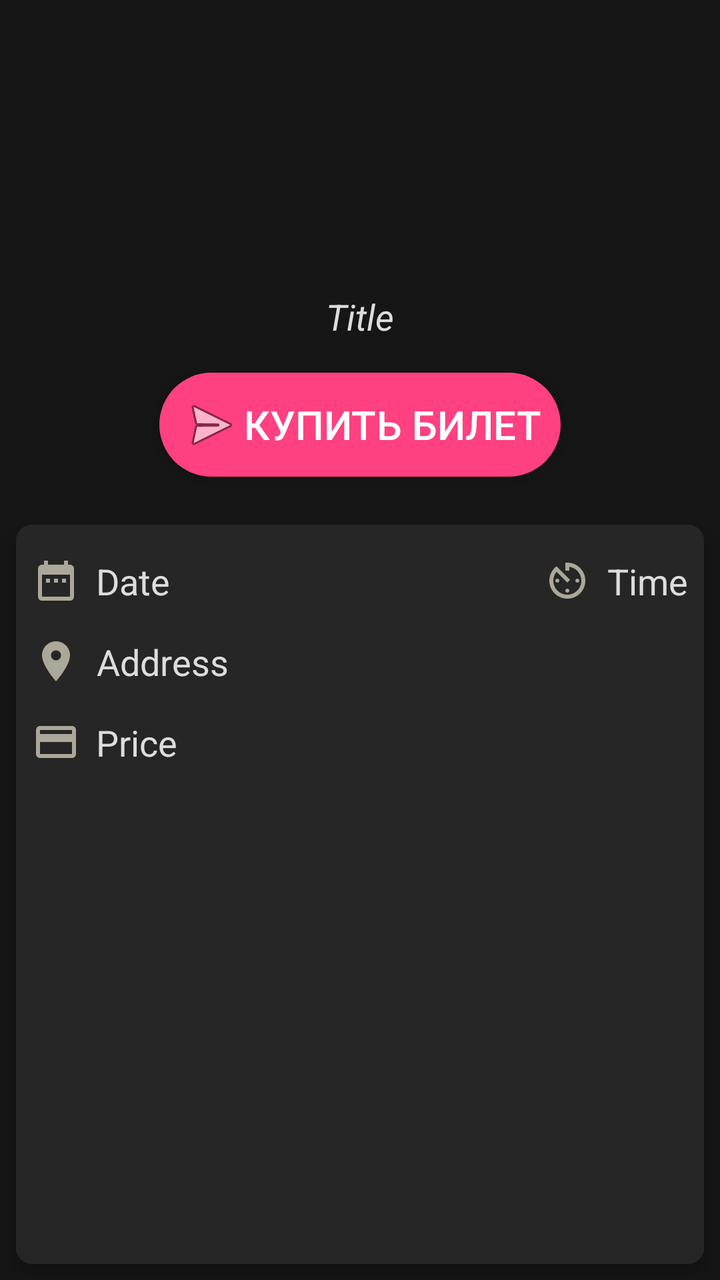
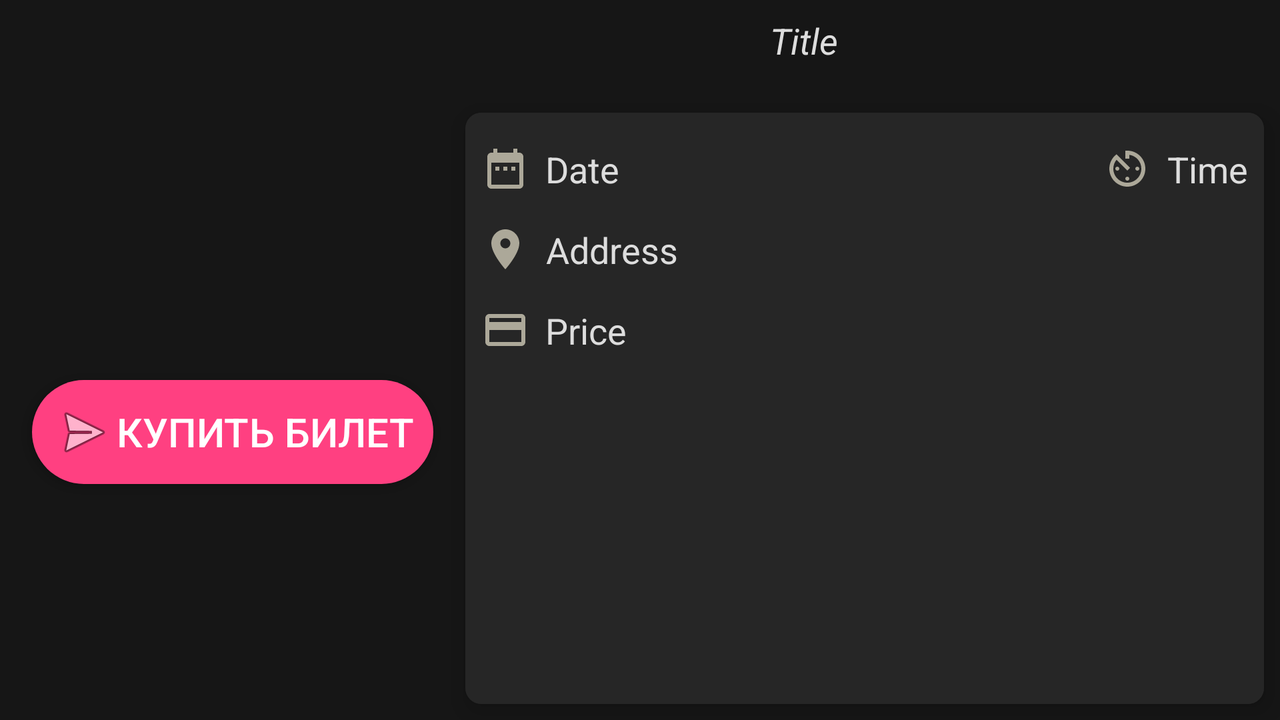

Compare how this app lays out the same screen by default and in its alternative resource folder. The renders come first, then the two layout files and the values they reference.
<!-- AndroidManifest.xml: activity theme AppTheme.NoActionBar -->
<!-- res/layout/fragment_event.xml -->
<?xml version="1.0" encoding="utf-8"?>
<android.support.design.widget.CoordinatorLayout xmlns:android="http://schemas.android.com/apk/res/android"
    xmlns:app="http://schemas.android.com/apk/res-auto"
    xmlns:tools="http://schemas.android.com/tools"
    android:id="@+id/main_content"
    android:layout_width="match_parent"
    android:layout_height="match_parent"
    android:background="@color/white2"
    tools:context="com.lance.kieventmobile.ui.activities.EventActivity">

    <ImageView
        android:id="@+id/eventBackgroundImage"
        android:layout_width="match_parent"
        android:layout_height="match_parent"
        android:contentDescription="@string/screen_background"
        android:fitsSystemWindows="true"
        android:scaleType="centerCrop" />

    <View
        android:layout_width="match_parent"
        android:layout_height="match_parent"
        android:alpha="0.9"
        android:background="@android:color/black"
        android:fitsSystemWindows="true" />

    <android.support.constraint.ConstraintLayout
        android:layout_width="match_parent"
        android:layout_height="match_parent">

        <TextView
            android:id="@+id/eventTitle"
            android:layout_width="0dp"
            android:layout_height="wrap_content"
            android:layout_marginStart="8dp"
            android:layout_marginEnd="8dp"
            android:layout_marginTop="24dp"
            android:singleLine="true"
            android:ellipsize="marquee"
            android:marqueeRepeatLimit="marquee_forever"
            android:focusable="true"
            android:focusableInTouchMode="true"
            android:scrollHorizontally="true"
            tools:text="Title"
            android:textAlignment="center"
            android:textColor="@color/white2"
            android:textSize="18sp"
            android:textStyle="italic"
            app:layout_constraintHorizontal_bias="0.0"
            app:layout_constraintStart_toStartOf="parent"
            app:layout_constraintEnd_toEndOf="parent"
            app:layout_constraintTop_toBottomOf="@+id/eventImage" />
        <Button
            android:id="@+id/btnBuy"
            android:layout_width="wrap_content"
            android:layout_height="wrap_content"
            android:layout_marginTop="16dp"
            style="@style/ButtonBuy"
            android:background="@drawable/btn_buy"
            android:drawableStart="@android:drawable/ic_menu_send"
            android:text="@string/button_buy"
            app:layout_constraintHorizontal_bias="0.501"
            app:layout_constraintStart_toStartOf="parent"
            app:layout_constraintEnd_toEndOf="parent"
            app:layout_constraintTop_toBottomOf="@+id/eventTitle"/>
        <ImageView
            android:id="@+id/eventImage"
            android:layout_width="@dimen/event_details_image_width"
            android:layout_height="@dimen/event_details_image_height"
            android:layout_marginTop="32dp"
            android:scaleType="fitXY"
            app:layout_constraintStart_toStartOf="parent"
            app:layout_constraintEnd_toEndOf="parent"
            app:layout_constraintTop_toTopOf="parent"
            android:src="@drawable/ic_close"
            android:contentDescription="@string/event_image_content_descr" />

        <android.support.v7.widget.CardView xmlns:card_view="http://schemas.android.com/apk/res-auto"
            android:id="@+id/eventDetails"
            android:layout_width="0dp"
            android:layout_height="0dp"
            android:layout_marginBottom="8dp"
            android:layout_marginStart="8dp"
            android:layout_marginEnd="8dp"
            android:layout_marginTop="24dp"
            app:cardCornerRadius="8dp"
            app:cardElevation="8dp"
            app:layout_constraintBottom_toBottomOf="parent"
            app:layout_constraintHorizontal_bias="0.0"
            app:layout_constraintStart_toStartOf="parent"
            app:layout_constraintEnd_toEndOf="parent"
            app:layout_constraintTop_toBottomOf="@+id/btnBuy"
            app:layout_constraintVertical_bias="0.0"
            card_view:cardBackgroundColor="@color/colorPrimaryDark">

            <android.support.v4.widget.NestedScrollView
                android:layout_width="match_parent"
                android:layout_height="match_parent"
                android:fillViewport="true"
                android:scrollbars="vertical">

                <android.support.constraint.ConstraintLayout
                    android:layout_width="match_parent"
                    android:layout_height="wrap_content"
                    android:background="@color/colorPrimaryDark">
                    <android.support.constraint.ConstraintLayout
                        android:id="@+id/eventDateTimeContainer"
                        android:layout_width="match_parent"
                        android:layout_height="wrap_content"
                        android:layout_marginTop="16dp"
                        android:layout_marginStart="8dp"
                        android:layout_marginEnd="8dp"
                        app:layout_constraintStart_toStartOf="parent"
                        app:layout_constraintTop_toTopOf="parent">
                        <TextView
                            android:id="@+id/eventDate"
                            android:layout_width="wrap_content"
                            android:layout_height="wrap_content"
                            android:drawableStart="@drawable/ic_date"
                            android:drawablePadding="8dp"
                            android:gravity="center"
                            android:textColor="@color/white2"
                            android:textSize="18sp"
                            tools:text="Date"
                            app:layout_constraintTop_toTopOf="parent"
                            app:layout_constraintBottom_toBottomOf="parent"
                            app:layout_constraintStart_toStartOf="parent"/>
                        <TextView
                            android:id="@+id/eventTime"
                            android:layout_width="wrap_content"
                            android:layout_height="wrap_content"
                            android:drawablePadding="8dp"
                            android:drawableStart="@drawable/ic_time"
                            android:gravity="center"
                            android:textColor="@color/white2"
                            android:textSize="18sp"
                            tools:text="Time"
                            app:layout_constraintTop_toTopOf="parent"
                            app:layout_constraintBottom_toBottomOf="parent"
                            app:layout_constraintEnd_toEndOf="parent"/>
                    </android.support.constraint.ConstraintLayout>
                        <TextView
                            android:id="@+id/eventAddress"
                            android:layout_width="wrap_content"
                            android:layout_height="wrap_content"
                            android:gravity="center"
                            android:textColor="@color/white2"
                            android:textSize="18sp"
                            tools:text="Address"
                            android:drawablePadding="8dp"
                            android:drawableStart="@drawable/ic_address"
                            android:layout_marginStart="8dp"
                            android:layout_marginTop="16dp"
                            app:layout_constraintStart_toStartOf="parent"
                            app:layout_constraintTop_toBottomOf="@+id/eventDateTimeContainer" />
                        <TextView
                            android:id="@+id/eventPrice"
                            android:layout_width="wrap_content"
                            android:layout_height="wrap_content"
                            android:gravity="center"
                            android:textColor="@color/white2"
                            android:textSize="18sp"
                            tools:text="Price"
                            android:drawablePadding="8dp"
                            android:drawableStart="@drawable/ic_price"
                            android:layout_marginStart="8dp"
                            android:layout_marginTop="16dp"
                            app:layout_constraintStart_toStartOf="parent"
                            app:layout_constraintTop_toBottomOf="@+id/eventAddress" />
                </android.support.constraint.ConstraintLayout>
            </android.support.v4.widget.NestedScrollView>
        </android.support.v7.widget.CardView>

    </android.support.constraint.ConstraintLayout>
</android.support.design.widget.CoordinatorLayout>
<!-- resources referenced by this layout -->
<resources>
  <color name="colorPrimaryDark">#262626</color>
  <color name="white2">#dddddd</color>
  <dimen name="event_details_image_height">90dp</dimen>
  <dimen name="event_details_image_width">64dp</dimen>
  <!-- drawable ic_address (drawable) -->
  <vector xmlns:android="http://schemas.android.com/apk/res/android"
          android:width="24dp"
          android:height="24dp"
          android:viewportWidth="24.0"
          android:viewportHeight="24.0">
      <path
          android:pathData="M12,2C8.13,2 5,5.13 5,9c0,5.25 7,13 7,13s7,-7.75 7,-13c0,-3.87 -3.13,-7 -7,-7zM12,11.5c-1.38,0 -2.5,-1.12 -2.5,-2.5s1.12,-2.5 2.5,-2.5 2.5,1.12 2.5,2.5 -1.12,2.5 -2.5,2.5z"
          android:fillColor="#ACA899"/>
  </vector>
  <!-- drawable ic_date (drawable) -->
  <vector xmlns:android="http://schemas.android.com/apk/res/android"
          android:width="24dp"
          android:height="24dp"
          android:viewportWidth="24.0"
          android:viewportHeight="24.0">
      <path
          android:pathData="M9,11L7,11v2h2v-2zM13,11h-2v2h2v-2zM17,11h-2v2h2v-2zM19,4h-1L18,2h-2v2L8,4L8,2L6,2v2L5,4c-1.11,0 -1.99,0.9 -1.99,2L3,20c0,1.1 0.89,2 2,2h14c1.1,0 2,-0.9 2,-2L21,6c0,-1.1 -0.9,-2 -2,-2zM19,20L5,20L5,9h14v11z"
          android:fillColor="#ACA899"/>
  </vector>
  <!-- drawable ic_price (drawable) -->
  <vector xmlns:android="http://schemas.android.com/apk/res/android"
          android:width="24dp"
          android:height="24dp"
          android:viewportWidth="24.0"
          android:viewportHeight="24.0">
      <path
          android:pathData="M20,4L4,4c-1.11,0 -1.99,0.89 -1.99,2L2,18c0,1.11 0.89,2 2,2h16c1.11,0 2,-0.89 2,-2L22,6c0,-1.11 -0.89,-2 -2,-2zM20,18L4,18v-6h16v6zM20,8L4,8L4,6h16v2z"
          android:fillColor="#ACA899"/>
  </vector>
  <!-- drawable ic_time (drawable) -->
  <vector xmlns:android="http://schemas.android.com/apk/res/android"
          android:width="24dp"
          android:height="24dp"
          android:viewportWidth="24.0"
          android:viewportHeight="24.0">
      <path
          android:pathData="M11,17c0,0.55 0.45,1 1,1s1,-0.45 1,-1 -0.45,-1 -1,-1 -1,0.45 -1,1zM11,3v4h2L13,5.08c3.39,0.49 6,3.39 6,6.92 0,3.87 -3.13,7 -7,7s-7,-3.13 -7,-7c0,-1.68 0.59,-3.22 1.58,-4.42L12,13l1.41,-1.41 -6.8,-6.8v0.02C4.42,6.45 3,9.05 3,12c0,4.97 4.02,9 9,9 4.97,0 9,-4.03 9,-9s-4.03,-9 -9,-9h-1zM18,12c0,-0.55 -0.45,-1 -1,-1s-1,0.45 -1,1 0.45,1 1,1 1,-0.45 1,-1zM6,12c0,0.55 0.45,1 1,1s1,-0.45 1,-1 -0.45,-1 -1,-1 -1,0.45 -1,1z"
          android:fillColor="#ACA899"/>
  </vector>
  <string name="button_buy">Купить билет</string>
  <string name="event_image_content_descr">Event image</string>
  <string name="screen_background">Screen background</string>
  <style name="ButtonBuy" parent="Widget.AppCompat.Button.Colored">
          <item name="android:textSize">20sp</item>
          <item name="android:textAlignment">center</item>
      </style>
  <style name="AppTheme.NoActionBar">
          <item name="windowActionBar">false</item>
          <item name="windowNoTitle">true</item>
      </style>
  <color name="colorAccent">#FF4081</color>
  <color name="colorAccentDark">#ff0f60</color>
</resources>
<!-- res/layout-land/fragment_event.xml (the repository's variant of the layout above) -->
<!-- drawn on the phone turned sideways -->
<?xml version="1.0" encoding="utf-8"?>
<android.support.design.widget.CoordinatorLayout xmlns:android="http://schemas.android.com/apk/res/android"
    xmlns:app="http://schemas.android.com/apk/res-auto"
    xmlns:tools="http://schemas.android.com/tools"
    android:id="@+id/main_content"
    android:layout_width="match_parent"
    android:layout_height="match_parent"
    android:background="@color/white2"
    tools:context="com.lance.kieventmobile.ui.activities.EventActivity">

    <ImageView
        android:id="@+id/eventBackgroundImage"
        android:layout_width="match_parent"
        android:layout_height="match_parent"
        android:contentDescription="@string/screen_background"
        android:fitsSystemWindows="true"
        android:scaleType="centerCrop" />

    <View
        android:layout_width="match_parent"
        android:layout_height="match_parent"
        android:alpha="0.9"
        android:background="@android:color/black"
        android:fitsSystemWindows="true" />

    <android.support.constraint.ConstraintLayout
        android:layout_width="match_parent"
        android:layout_height="match_parent">

        <TextView
            android:id="@+id/eventTitle"
            android:layout_width="0dp"
            android:layout_height="wrap_content"
            android:layout_marginEnd="8dp"
            tools:text="Title"
            android:singleLine="true"
            android:ellipsize="marquee"
            android:marqueeRepeatLimit="marquee_forever"
            android:focusable="true"
            android:focusableInTouchMode="true"
            android:scrollHorizontally="true"
            android:textAlignment="center"
            android:textColor="@color/white2"
            android:textSize="18sp"
            android:textStyle="italic"
            app:layout_constraintEnd_toEndOf="parent"
            app:layout_constraintStart_toEndOf="@+id/eventImage"
            android:layout_marginStart="24dp"
            app:layout_constraintTop_toTopOf="parent"
            android:layout_marginTop="8dp" />
        <Button
            android:layout_width="wrap_content"
            android:layout_height="wrap_content"
            android:id="@+id/btnBuy"
            style="@style/ButtonBuy"
            android:background="@drawable/btn_buy"
            android:drawableStart="@android:drawable/ic_menu_send"
            android:text="@string/button_buy"
            app:layout_constraintHorizontal_bias="0.0"
            app:layout_constraintStart_toStartOf="parent"
            app:layout_constraintEnd_toEndOf="parent"
            app:layout_constraintBottom_toBottomOf="parent"
            android:layout_marginBottom="8dp"
            android:layout_marginTop="48dp"
            app:layout_constraintTop_toBottomOf="@+id/eventImage"
            app:layout_constraintVertical_bias="0.0"
            android:layout_marginStart="16dp" />
        <ImageView
            android:layout_width="@dimen/event_details_image_width"
            android:layout_height="@dimen/event_details_image_height"
            android:layout_marginTop="52dp"
            android:scaleType="fitXY"
            app:layout_constraintTop_toTopOf="parent"
            android:src="@drawable/ic_close"
            android:id="@+id/eventImage"
            android:contentDescription="@string/event_image_content_descr"
            android:layout_marginEnd="8dp"
            app:layout_constraintEnd_toEndOf="@+id/btnBuy"
            android:layout_marginStart="8dp"
            app:layout_constraintStart_toStartOf="@+id/btnBuy" />

        <android.support.v7.widget.CardView xmlns:card_view="http://schemas.android.com/apk/res-auto"
            android:id="@+id/eventDetails"
            android:layout_width="0dp"
            android:layout_height="0dp"
            android:layout_marginBottom="8dp"
            android:layout_marginEnd="8dp"
            app:cardCornerRadius="8dp"
            app:cardElevation="8dp"
            app:layout_constraintBottom_toBottomOf="parent"
            app:layout_constraintEnd_toEndOf="parent"
            card_view:cardBackgroundColor="@color/colorPrimaryDark"
            android:layout_marginTop="24dp"
            app:layout_constraintTop_toBottomOf="@+id/eventTitle"
            app:layout_constraintStart_toEndOf="@+id/btnBuy"
            android:layout_marginStart="16dp">

            <android.support.v4.widget.NestedScrollView
                android:layout_width="match_parent"
                android:layout_height="match_parent"
                android:fillViewport="true"
                android:scrollbars="vertical">

                <android.support.constraint.ConstraintLayout
                    android:layout_width="match_parent"
                    android:layout_height="wrap_content"
                    android:background="@color/colorPrimaryDark"
                    tools:layout_editor_absoluteX="0dp"
                    tools:layout_editor_absoluteY="0dp">
                    <android.support.constraint.ConstraintLayout
                        android:id="@+id/eventDateTimeContainer"
                        android:layout_width="match_parent"
                        android:layout_height="wrap_content"
                        android:layout_marginTop="16dp"
                        android:layout_marginStart="8dp"
                        android:layout_marginEnd="8dp"
                        app:layout_constraintStart_toStartOf="parent"
                        app:layout_constraintTop_toTopOf="parent">
                        <TextView
                            android:id="@+id/eventDate"
                            android:layout_width="wrap_content"
                            android:layout_height="wrap_content"
                            android:drawableStart="@drawable/ic_date"
                            android:drawablePadding="8dp"
                            android:gravity="center"
                            android:textColor="@color/white2"
                            android:textSize="18sp"
                            tools:text="Date"
                            app:layout_constraintTop_toTopOf="parent"
                            app:layout_constraintBottom_toBottomOf="parent"
                            app:layout_constraintStart_toStartOf="parent"/>
                        <TextView
                            android:id="@+id/eventTime"
                            android:layout_width="wrap_content"
                            android:layout_height="wrap_content"
                            android:drawablePadding="8dp"
                            android:drawableStart="@drawable/ic_time"
                            android:gravity="center"
                            android:textColor="@color/white2"
                            android:textSize="18sp"
                            tools:text="Time"
                            app:layout_constraintTop_toTopOf="parent"
                            app:layout_constraintBottom_toBottomOf="parent"
                            app:layout_constraintEnd_toEndOf="parent"/>
                    </android.support.constraint.ConstraintLayout>
                    <TextView
                        android:id="@+id/eventAddress"
                        android:layout_width="wrap_content"
                        android:layout_height="wrap_content"
                        android:gravity="center"
                        android:textColor="@color/white2"
                        android:textSize="18sp"
                        tools:text="Address"
                        android:drawablePadding="8dp"
                        android:drawableStart="@drawable/ic_address"
                        android:layout_marginStart="8dp"
                        android:layout_marginTop="16dp"
                        app:layout_constraintStart_toStartOf="parent"
                        app:layout_constraintTop_toBottomOf="@+id/eventDateTimeContainer" />
                    <TextView
                        android:id="@+id/eventPrice"
                        android:layout_width="wrap_content"
                        android:layout_height="wrap_content"
                        android:gravity="center"
                        android:textColor="@color/white2"
                        android:textSize="18sp"
                        tools:text="Price"
                        android:drawablePadding="8dp"
                        android:drawableStart="@drawable/ic_price"
                        android:layout_marginStart="8dp"
                        android:layout_marginTop="16dp"
                        app:layout_constraintStart_toStartOf="parent"
                        app:layout_constraintTop_toBottomOf="@+id/eventAddress" />
                </android.support.constraint.ConstraintLayout>
            </android.support.v4.widget.NestedScrollView>
        </android.support.v7.widget.CardView>

    </android.support.constraint.ConstraintLayout>
</android.support.design.widget.CoordinatorLayout>
